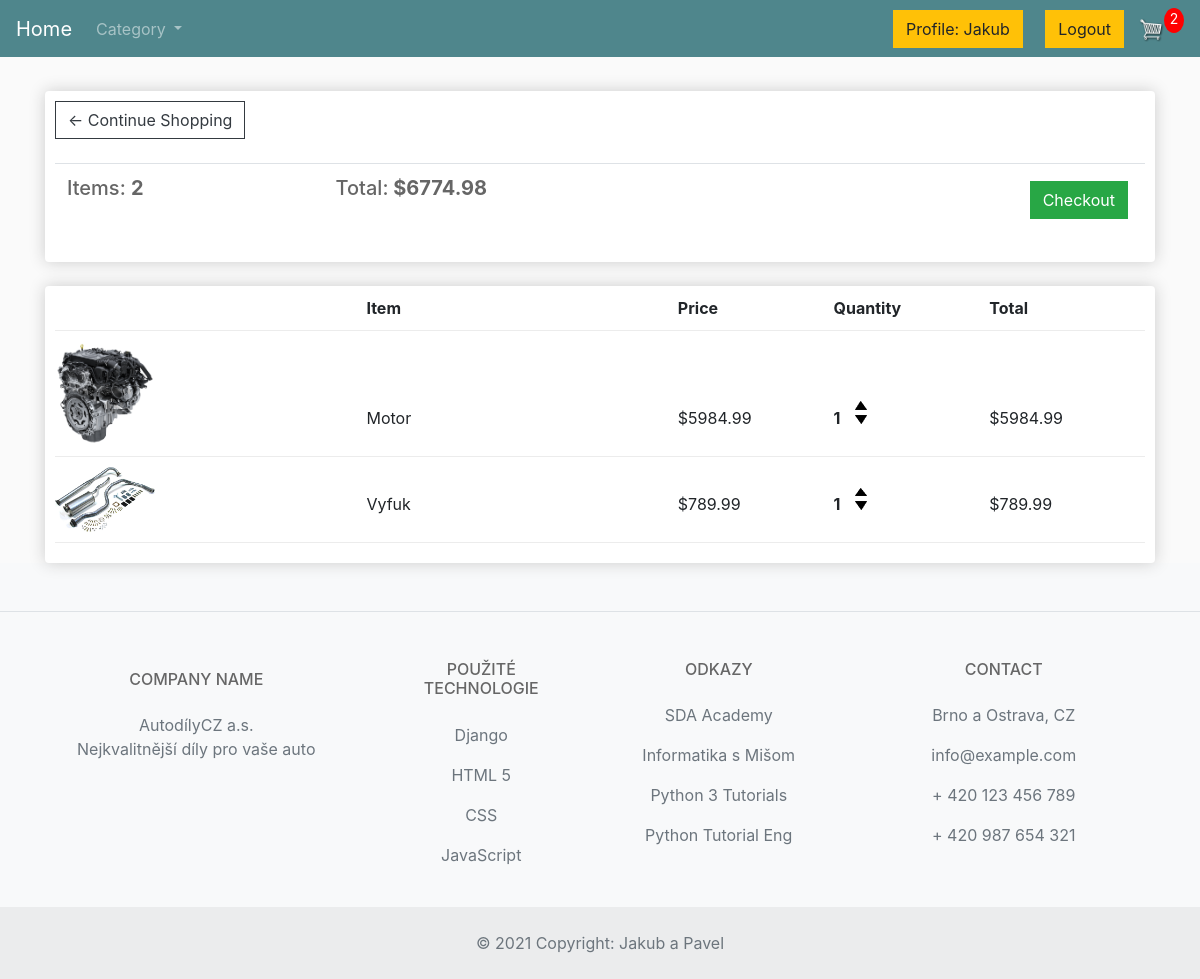
The page /cart/ (signed in) on the database as committed earlier.
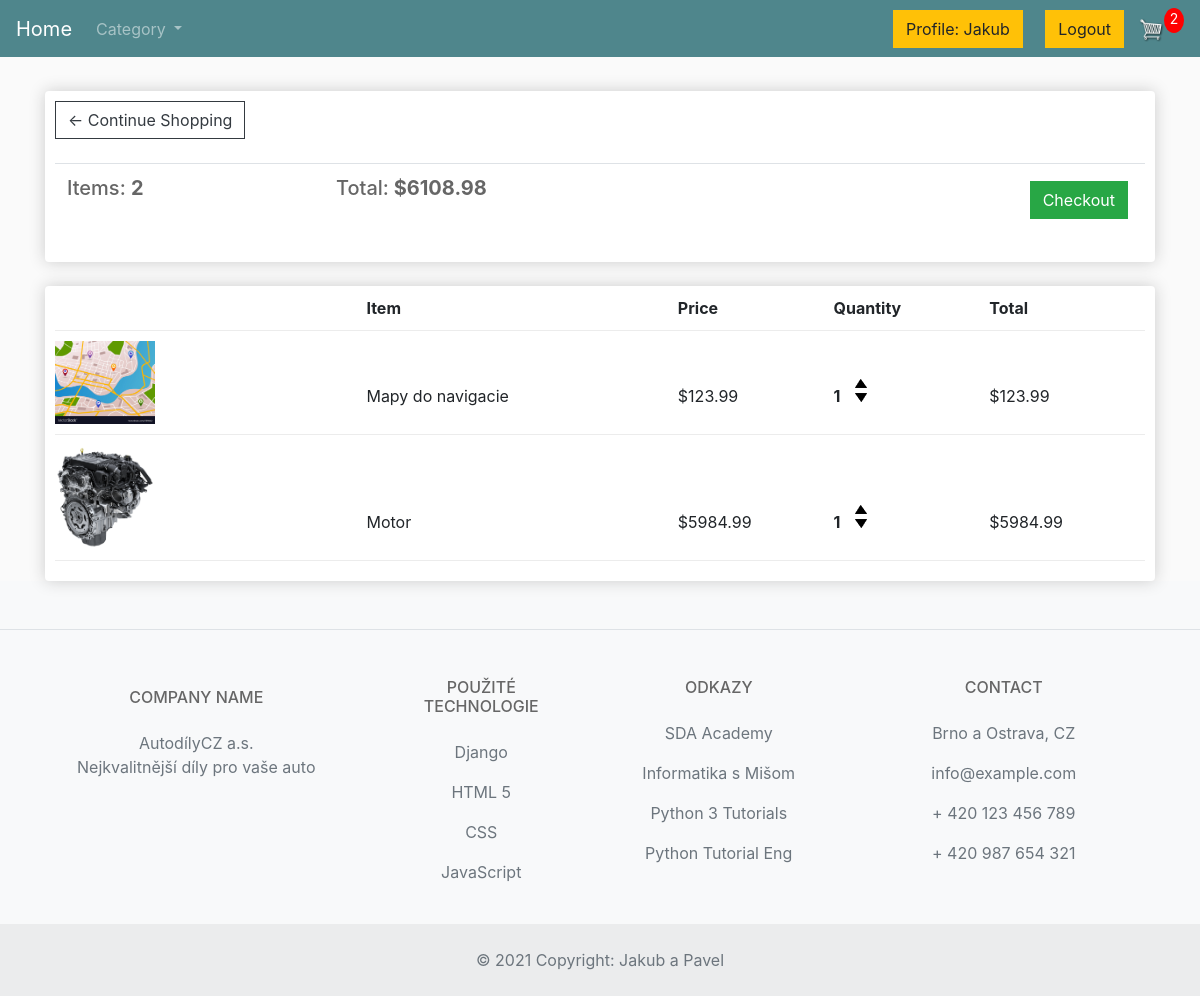
The same page on the database as committed later.
### store/models.py (models this page shows, shortened)
class Order(models.Model):
    customer = models.ForeignKey(Customer, on_delete=models.SET_NULL, null=True, blank=True)
    date_ordered = models.DateTimeField(auto_now_add=True)
    complete = models.BooleanField(default=False)
    transaction_id = models.CharField(max_length=100, null=True)
    @property
    def get_cart_total(self):
        orderitems = self.orderitem_set.all()
        total = sum([item.get_total for item in orderitems])
        return total
    @property
    def get_cart_items(self):
        orderitems = self.orderitem_set.all()
        total = sum([item.quantity for item in orderitems])
        return total

class OrderItem(models.Model):
    product = models.ForeignKey(Product, on_delete=models.SET_NULL, null=True)
    order = models.ForeignKey(Order, on_delete=models.SET_NULL, null=True)
    quantity = models.IntegerField(default=0, null=True, blank=True)
    date_added = models.DateTimeField(auto_now_add=True)
    @property
    def get_total(self):
        total = self.product.price * self.quantity
        return total

class Product(models.Model):
    name = models.CharField(max_length=200)
    price = models.FloatField()
    digital = models.BooleanField(default=False, null=True, blank=True)
    Description = models.CharField(max_length=500, default="bez popisu")
    image = models.ImageField(null=True, blank=True)
    category = models.ManyToManyField(Category, related_name='products')
    @property
    def imageURL(self):
        try:
            url = self.image.url
        except:
            url = ''
        return url

### store/views.py (the view)
# urls.py: path('cart/', views.cart, name="cart"),
def cart(request):
    data = cartData(request)
    cartItems = data['cartItems']
    order = data['order']
    items = data['items']
    categorys = Category.objects.all()
    context = {'items': items, 'order': order, 'cartItems': cartItems, 'categorys': categorys}
    return render(request, 'store/cart.html', context)

### store/utils.py (called while the page is built)
def cartData(request):
    if request.user.is_authenticated:
        customer = request.user.customer
        order, created = Order.objects.get_or_create(customer=customer, complete=False)
        items = order.orderitem_set.all()
        cartItems = order.get_cart_items
    else:
        cookieData = cookieCart(request)
        cartItems = cookieData['cartItems']
        order = cookieData['order']
        items = cookieData['items']
    return {'cartItems': cartItems, 'order': order, 'items': items}

### store/templates/store/cart.html (shortened to what this page needs)
{% extends 'store/main.html' %}
{% load static %}
{% block content %}
	<div class="row">
		<div class="col-lg-12">
			<div class="box-element">
				<a  class="btn btn-outline-dark" href="{% url 'store' %}">&#x2190; Continue Shopping</a>
				<br>
				<br>
				<table class="table">
					<tr>
						<th><h5>Items: <strong>{{order.get_cart_items}}</strong></h5></th>
						<th><h5>Total:<strong> ${{order.get_cart_total|floatformat:2}}</strong></h5></th>
						<th>
							<a  style="float:right; margin:5px;" class="btn btn-success" href="{% url 'checkout' %}">Checkout</a>
						</th>
					</tr>
				</table>
			</div>
			<br>
			<div class="box-element">
				<div class="cart-row">
					<div style="flex:2"><strong>Item</strong></div>
					<div style="flex:1"><strong>Price</strong></div>
					<div style="flex:1"><strong>Quantity</strong></div>
					<div style="flex:1"><strong>Total</strong></div>
				</div>
				{% for item in items %}
				<div class="cart-row">
					<div style="flex:2"><img class="row-image" src="{{item.product.imageURL}}"></div>
					<div style="flex:2"><p>{{item.product.name}}</p></div>
					<div style="flex:1"><p>${{item.product.price|floatformat:2}}</p></div>
					<div style="flex:1">
						<p class="quantity">{{item.quantity}}</p>
						<div class="quantity">
							<img data-product="{{item.product.id}}" data-action="add" class="chg-quantity update-cart" src="{% static  'images/arrow-up.png' %}">
							<img data-product="{{item.product.id}}" data-action="remove" class="chg-quantity update-cart" src="{% static  'images/arrow-down.png' %}">
						</div>
					</div>
					<div style="flex:1"><p>${{item.get_total|floatformat:2}}</p></div>
				</div>
				{% endfor %}
			</div>
		</div>
	</div>
{% endblock content %}

### store/templates/store/main.html (shortened to what this page needs)
<!DOCTYPE html>
{% load static %}
<html>
<head>
	<link rel="stylesheet" href="https://stackpath.bootstrapcdn.com/bootstrap/4.4.1/css/bootstrap.min.css">
	<link rel="stylesheet" type="text/css" href="{% static 'css/main.css' %}">
</head>
<body>
	<nav class="navbar navbar-expand-lg navbar-dark bg-dark">
	  <a class="navbar-brand" href="{% url 'home' %}">Home</a>
	  <div class="collapse navbar-collapse" id="navbarSupportedContent">
	    <ul class="navbar-nav mr-auto">
		  	<li class="nav-item dropdown">
        <a class="nav-link dropdown-toggle" href="#" id="navbarDropdownMenuLink" data-toggle="dropdown" aria-haspopup="true" aria-expanded="false">
          Category
        </a>
            </li>
	    </ul>
	    <div class="form-inline my-2 my-lg-0">
            {% if request.user.is_authenticated %}
                <a class="btn btn-warning" href="{% url 'profile' %}" >Profile: {{ request.user.username }}</a>
            {% endif %}
<p>   &nbsp; &nbsp; &nbsp;</p>
            {% if request.user.is_authenticated %}
            <a href="{% url 'logout' %}" class="btn btn-warning">Logout</a>
            {% endif %}
	     	<a href="{% url 'cart' %}">
	    		<img  id="cart-icon" src="{% static 'images/cart.png' %}">
	    	</a>
	    	<p id="cart-total">{{cartItems}}</p>
	    </div>
	  </div>
	</nav>
     <div class="container" >
            <br>
            {% block content %}
            {% endblock content %}
         </div>
<footer class="text-center text-lg-start bg-light text-muted">
  <section
    class="d-flex justify-content-center justify-content-lg-between p-4 border-bottom"
  >
  </section>
  <section class="">
    <div class="container text-center text-md-start mt-5">
      <div class="row mt-3">
        <div class="col-md-3 col-lg-4 col-xl-3 mx-auto mb-4">
          <h6 class="text-uppercase fw-bold mb-4">
            </i>Company name
          </h6>
          <p>
            AutodílyCZ a.s.<br>
			  Nejkvalitnější díly pro vaše auto
          </p>
        </div>
        <div class="col-md-2 col-lg-2 col-xl-2 mx-auto mb-4">
          <h6 class="text-uppercase fw-bold mb-4">
            Použité technologie
          </h6>
          <p>
            <a href="https://www.djangoproject.com/" class="text-reset">Django</a>
          </p>
          <p>
            <a href="https://www.w3schools.com/html/" class="text-reset">HTML 5</a>
          </p>
          <p>
            <a href="https://www.w3schools.com/css/" class="text-reset">CSS</a>
          </p>
          <p>
            <a href="https://www.javascript.com/" class="text-reset">JavaScript</a>
          </p>
        </div>
        <div class="col-md-3 col-lg-2 col-xl-2 mx-auto mb-4">
          <h6 class="text-uppercase fw-bold mb-4">
            Odkazy
          </h6>
          <p>
            <a href="https://sdacademy.cz/" class="text-reset">SDA Academy</a>
          </p>
          <p>
            <a href="https://www.youtube.com/channel/UChfHPD-cztBLoI-DJyRoSDQ" class="text-reset">Informatika s Mišom</a>
          </p>
          <p>
            <a href="https://youtube.com/playlist?list=PL9n3wo1YKCEge8OeAweKqzeqXA6fSaSXq" class="text-reset">Python 3 Tutorials</a>
          </p>
          <p>
            <a href="https://youtube.com/playlist?list=PLsyeobzWxl7poL9JTVyndKe62ieoN-MZ3" class="text-reset">Python Tutorial Eng</a>
          </p>
        </div>
        <div class="col-md-4 col-lg-3 col-xl-3 mx-auto mb-md-0 mb-4">
          <h6 class="text-uppercase fw-bold mb-4">
            Contact
          </h6>
          <p> Brno a Ostrava, CZ</p>
          <p>
            info@example.com
          </p>
          <p> + 420 123 456 789</p>
          <p> + 420 987 654 321</p>
        </div>
      </div>
    </div>
  </section>
  <div class="text-center p-4" style="background-color: rgba(0, 0, 0, 0.05);">
    © 2021 Copyright:
    <a class="text-reset fw-bold" href="https://github.com/JakubPatoprsty/eshop">Jakub a Pavel</a>
  </div>
</footer>
</body>
</html>

### static/css/main.css (style rules this page uses)
body { background-color: hsl(0, 0%, 98%); }
h1, h2, h3, h4, h5, h6 { color: hsl(0, 0%, 40%); }
.box-element { box-shadow: hsl(0, 0%, 80%) 0 0 16px; background-color: #fff; border-radius: 4px; padding: 10px; }
.bg-dark { background-color: #4f868c !important; }
#cart-icon { width: 25px; display: inline-block; margin-left: 15px; }
#cart-total { display: block; text-align: center; color: #fff; background-color: red; width: 20px; height: 25px; border-radius: 50%; font-size: 14px; }
.col-lg-4, .col-lg-6, .col-lg-8, .col-lg-12 { margin-top: 10px; }
.btn { border-radius: 0; }
.row-image { width: 100px; }
.cart-row { display: flex; align-items: flex-end; padding-bottom: 10px; margin-bottom: 10px; border-bottom: 1px solid #ececec; }
.quantity { display: inline-block; font-weight: 700; padding-right: 10px; }
.chg-quantity { width: 12px; cursor: pointer; display: block; margin-top: 5px; transition: 0.1s; }

### store/templates/store/main.html (style rules this page uses)
img { max-width: 100%; max-height: 100%; display: block; }

Rows that differ between the two databases and show on the page:
removed OrderItem: product.imageURL (picture), product.name "Vyfuk", product.price "789.99", quantity "1", get_total "789.99"
computed for Order: get_cart_total "6774.98" → "6108.98"
added OrderItem: product.imageURL (picture), product.name "Mapy do navigacie", product.price "123.99", quantity "1", get_total "123.99"
